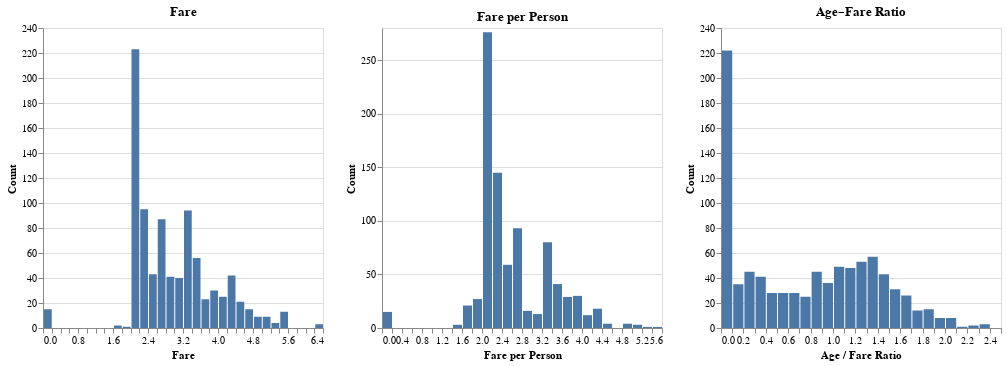

The notebook cell saved with this chart:
### Code cell
fare_hist = alt.Chart(data).mark_bar().encode(
    x=alt.X(
        "log_Fare:Q",
        bin=alt.Bin(maxbins=40),
        title="Fare"
    ),
    y=alt.Y("count()", title="Count")
).properties(
    width=280,
    height=300,
    title="Fare"
)

fpp_hist = alt.Chart(data[data["fare_per_person"].notna()]).mark_bar().encode(
    x=alt.X(
        "log_fare_per_person:Q",
        bin=alt.Bin(maxbins=40),
        title="Fare per Person"
    ),
    y=alt.Y("count()", title="Count")
).properties(
    width=280,
    height=300,
    title="Fare per Person"
)

afr_hist = alt.Chart(data[data["age_fare_ratio"].notna()]).mark_bar().encode(
    x=alt.X(
        "log_age_fare_ratio:Q",
        bin=alt.Bin(maxbins=40),
        title="Age / Fare Ratio"
    ),
    y=alt.Y("count()", title="Count")
).properties(
    width=280,
    height=300,
    title="Age–Fare Ratio"
)

(fare_hist | fpp_hist | afr_hist).resolve_scale(
    y="independent"
)

### Figure 1 — Vega-Lite specification as saved in the notebook (floating-point values rounded to 4 significant figures; data arrays with more than 128 entries replaced by an {"elided": "..."} marker saying what was removed)
{"config": {"view": {"continuousWidth": 300, "continuousHeight": 300}}, "hconcat": [{"data": {"name": "data-13beabc20d72e523d6126f835cfa8140"}, "mark": {"type": "bar"}, "encoding": {"x": {"bin": {"maxbins": 40}, "field": "log_Fare", "title": "Fare", "type": "quantitative"}, "y": {"aggregate": "count", "title": "Count", "type": "quantitative"}}, "height": 300, "title": "Fare", "width": 280}, {"data": {"name": "data-13beabc20d72e523d6126f835cfa8140"}, "mark": {"type": "bar"}, "encoding": {"x": {"bin": {"maxbins": 40}, "field": "log_fare_per_person", "title": "Fare per Person", "type": "quantitative"}, "y": {"aggregate": "count", "title": "Count", "type": "quantitative"}}, "height": 300, "title": "Fare per Person", "width": 280}, {"data": {"name": "data-13beabc20d72e523d6126f835cfa8140"}, "mark": {"type": "bar"}, "encoding": {"x": {"bin": {"maxbins": 40}, "field": "log_age_fare_ratio", "title": "Age / Fare Ratio", "type": "quantitative"}, "y": {"aggregate": "count", "title": "Count", "type": "quantitative"}}, "height": 300, "title": "Age–Fare Ratio", "width": 280}], "resolve": {"scale": {"y": "independent"}}, "$schema": "https://vega.github.io/schema/vega-lite/v6.1.0.json", "datasets": {"data-13beabc20d72e523d6126f835cfa8140": {"elided": "891 records"}}}
